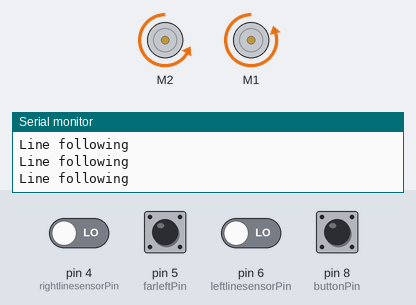
A sketch run on a simulated Arduino Uno, built with avr-gcc and run on an emulated ATmega328P. Parts: 2 × DC motor (green arrow = forward, orange = backward, longer = faster), the last lines printed to the serial monitor. The inputs (shaded band) are chosen by the test bench; at power-on: pin 4 (rightlinesensorPin), pin 5 (farleftPin), pin 6 (leftlinesensorPin), pin 8 (buttonPin) LOW.

Above: at 1.2 s.
1.3 s: pin 5 (farleftPin) pulled HIGH for 0.15 s
At 2.7 s:
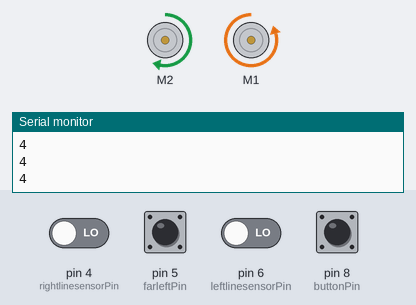
3.0 s: pin 4 (rightlinesensorPin) driven HIGH
At 3.7 s:
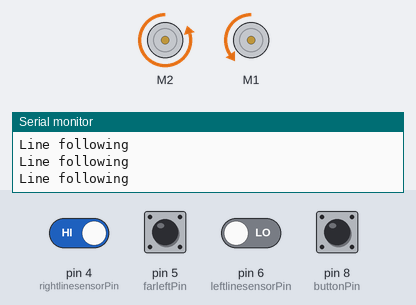
4.5 s: pin 8 (buttonPin) pulled HIGH for 0.15 s
At 5.9 s:
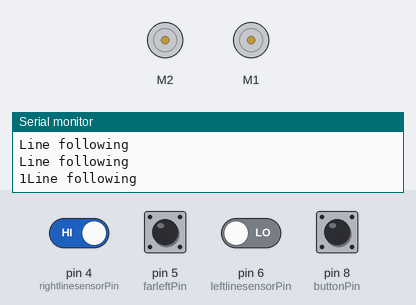
Timing chart, 0 to 7.5 s (numbered marks = the images above; inputs shaded):
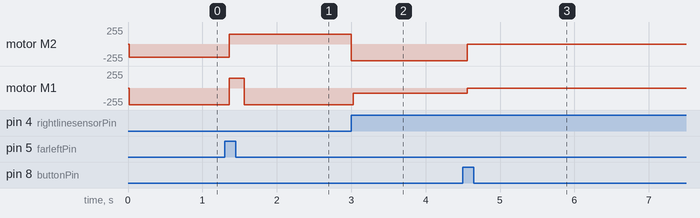

Measured:
- after the input at 1.3 s, motor M2: backward 200/255 → forward 150/255 after 0.06 s; motor M1: backward 250/255 → forward 150/255 after 0.06 s, → backward 250/255 0.20 s later
- after the input at 3.0 s, motor M2: forward 150/255 → backward 250/255 at once; motor M1: backward 250/255 → backward 80/255 at once
- after the input at 4.5 s, motor M2: backward 250/255 → stopped after 0.06 s; motor M1: backward 80/255 → stopped after 0.06 s

The sketch:

sketch_feb23a.ino
```cpp
#include <Adafruit_MotorShield.h>

Adafruit_MotorShield AFMS = Adafruit_MotorShield();

Adafruit_DCMotor *leftMotor = AFMS.getMotor(2);
Adafruit_DCMotor *rightMotor = AFMS.getMotor(1);
int buttonPin = 8;
int leftlinesensorPin = 6;
int rightlinesensorPin = 4;
int farleftPin = 5;
int farrightPin = 7;
int pause= 0;
bool leftenable = true;
bool rightenable = true;
// -1 left, 0 straight, 1 right
int commandlist[] = {-1,0,-1,-1};
int commandlength = 4;
int commandpos = 0;
int readfarleft(){
  return digitalRead(farleftPin);
}
int readfarright(){
  return digitalRead(farrightPin);
}
int readleft(){
  if(leftenable){
    return digitalRead(leftlinesensorPin);
  }
  else{
    return 0;
  }
}
int readright(){
  if(rightenable){
    return digitalRead(rightlinesensorPin);
  }
  else{
    return 0;
  }
}
int nextcommand(){
  int temp = commandlist[commandpos];
  commandpos++;
  if(commandpos >=commandlength ){
    commandpos = 0;
  }
  commandpos ++;
  return temp;
}
void lineFollow() {
    Serial.println("Line following");
    leftMotor->run(BACKWARD);
    rightMotor->run(BACKWARD);
    int valLeft = readleft(); // read left input value
    //Serial.print(valLeft);
    int valRight = readright(); // read right input value
    //Serial.println(valRight);

    if (valLeft) {
      leftMotor->setSpeed(80);
      rightMotor->setSpeed(250);
    }
    else if (valRight) {
      rightMotor->setSpeed(80);
      leftMotor->setSpeed(250);
    }
    else {
      leftMotor->setSpeed(200);
      rightMotor->setSpeed(250);
    }
}


void turnLeft() {
  delay(500);
  leftMotor->setSpeed(150);
  leftMotor->run(FORWARD);
  delay(1000);
  int val = 0;
  while(!val) {
    val = digitalRead(leftlinesensorPin);
  }
}

void turnLeft2() {
  Serial.println("Turning left");
  leftMotor->run(FORWARD);
  rightMotor->run(FORWARD);
  leftMotor->setSpeed(150);
  rightMotor->setSpeed(150);
  delay(200);
  //stage 1, far triggered, stage 2 near triggered
  int stage = 1;

  leftMotor->run(FORWARD);
  rightMotor->run(BACKWARD);
  leftMotor->setSpeed(150);
  rightMotor->setSpeed(250);
  delay(1000);
  while(stage != 2){
    // if(pause == 1){
    //   continue;
    // }
    // if(digitalRead(buttonPin)){
    //   delay(50);
    //   Serial.print(digitalRead(buttonPin));

    //     pause = 1;
    //     leftMotor->setSpeed(0);
    // 	rightMotor->setSpeed(0);
    //   break;
    // }
    Serial.println(rightlinesensorPin);
    if(digitalRead(rightlinesensorPin)){
      leftMotor->run(BACKWARD);
      rightMotor->run(BACKWARD);
      leftMotor->setSpeed(250);
      rightMotor->setSpeed(250);
      stage = 2;
      Serial.println("right");
      break;

    }
  }

  leftMotor->run(BACKWARD);
  rightMotor->run(BACKWARD);
  leftMotor->setSpeed(250);
  rightMotor->setSpeed(250);
}

void turnRight() {
  rightMotor->setSpeed(0);
  delay(500);
  int val = 0;
  while(!val) {
    val = digitalRead(leftlinesensorPin);
  }
}
void intersection(int turn){
}
void setup() {
  // put your setup code here, to run once:
  Serial.begin(9600);           // set up Serial library at 9600 bps
    Serial.println("Adafruit Motorshield v2 - DC Motor test!");

    if (!AFMS.begin()) {         // create with the default frequency 1.6KHz
    // if (!AFMS.begin(1000)) {  // OR with a different frequency, say 1KHz
      Serial.println("Could not find Motor Shield. Check wiring.");
      while (1);
    }
    Serial.println("Motor Shield found.");

  leftMotor->setSpeed(250);
  rightMotor->setSpeed(230);
  leftMotor->run(BACKWARD);
  rightMotor->run(BACKWARD);
}

void loop() {
  if(pause){
    leftMotor->setSpeed(0);
  rightMotor->setSpeed(0);
    return;
  }
  if(digitalRead(buttonPin)){
      delay(50);
      Serial.print(digitalRead(buttonPin));

        pause = 1;
        leftMotor->setSpeed(0);
  rightMotor->setSpeed(0);

   }
  lineFollow();
  if(readfarleft()){
    delay(50);
    if(!readfarleft()){return;}
    leftenable = false;
    rightenable = false;
    int next = nextcommand();
    if(next == -1){
      turnLeft2();
    }
    if(next == 0){
      delay(800);
    }
    leftenable = true;
    rightenable = true;
  }
}
```
